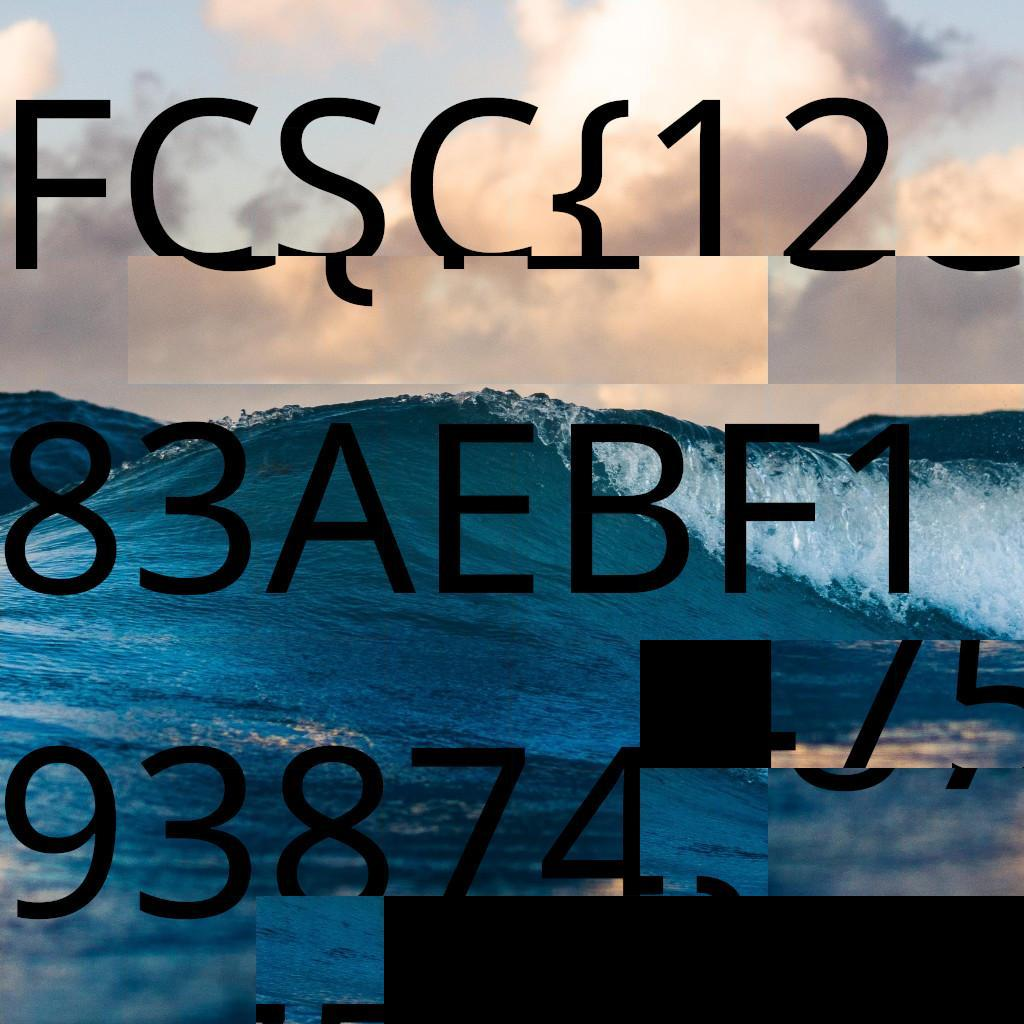

Python code for this plot:
from PIL import Image
import numpy

ct_image = Image.open('puzzle-trouble-easy.jpg')

assert ct_image.format == 'JPEG'
assert ct_image.mode == 'RGB'

ct_length, ct_height = ct_image.size
assert ct_image.size == (1024, 1024)

num_len = 8
block_size_len = ct_length // num_len # Number of blocks on the length
num_hei = 8
block_size_hei = ct_height // num_hei # Numer of blocks on the height

#ct_image.show()

ct_blocks = [[None for _ in range(num_hei)] for _ in range(num_len)]
for i in range(num_len):
    for j in range(num_hei):
        block = Image.new('RGB', (block_size_len, block_size_hei))
        for l in range(block_size_len):
            for h in range(block_size_hei):
                coord = (j * block_size_len + l, i * block_size_hei + h)
                (r, g, b) = ct_image.getpixel(coord)
                block.putpixel((l, h), (r, g, b))
        ct_blocks[i][j] = block

black_block = Image.new('RGB', (block_size_len, block_size_hei))

pt_blocks = [[ct_blocks[7][4], ct_blocks[5][6], ct_blocks[1][3], ct_blocks[7][3], ct_blocks[1][7], ct_blocks[4][1], ct_blocks[6][2], ct_blocks[2][5]],
            [ct_blocks[4][5], ct_blocks[7][0], ct_blocks[2][0], ct_blocks[1][4], ct_blocks[5][7], ct_blocks[4][6], ct_blocks[2][6], ct_blocks[4][0]],
            [ct_blocks[4][2], ct_blocks[5][1], ct_blocks[3][5], ct_blocks[6][7], ct_blocks[4][3], ct_blocks[6][6], ct_blocks[1][2], ct_blocks[6][3]],
            [ct_blocks[6][1], ct_blocks[4][7], ct_blocks[1][0], ct_blocks[2][7], ct_blocks[1][5], ct_blocks[0][1], ct_blocks[2][4], ct_blocks[0][6]],
            [ct_blocks[3][7], ct_blocks[0][5], ct_blocks[0][4], ct_blocks[2][1], ct_blocks[6][4], ct_blocks[5][0], ct_blocks[5][5], ct_blocks[7][1]],
            [ct_blocks[0][7], ct_blocks[3][2], ct_blocks[3][3], ct_blocks[0][2], ct_blocks[7][7], ct_blocks[0][0], ct_blocks[2][3], ct_blocks[7][6]],
            [ct_blocks[5][2], ct_blocks[6][0], ct_blocks[6][5], ct_blocks[5][3], ct_blocks[2][2], ct_blocks[7][5], ct_blocks[1][6], ct_blocks[3][1]],
            [ct_blocks[4][4], ct_blocks[5][4], ct_blocks[3][4], ct_blocks[7][2], ct_blocks[3][6], ct_blocks[0][3], ct_blocks[1][1], ct_blocks[3][0]]]

rest_blocks = [[black_block, black_block, black_block, black_block, black_block, black_block, black_block, black_block],
               [black_block, black_block, black_block, black_block, black_block, black_block, black_block, black_block],
               [black_block, black_block, black_block, black_block, black_block, black_block, black_block, black_block],
               [black_block, black_block, black_block, black_block, black_block, black_block, black_block, black_block],
               [black_block, black_block, black_block, black_block, black_block, black_block, black_block, black_block],
               [black_block, black_block, black_block, black_block, black_block, black_block, black_block, black_block],
               [black_block, black_block, black_block, black_block, black_block, black_block, black_block, black_block],
               [black_block, black_block, black_block, black_block, black_block, black_block, black_block, black_block]]

pt_image = Image.new('RGB', ct_image.size)
for i in range(num_len):
    for j in range(num_hei):
        block = pt_blocks[i][j]
        for l in range(block_size_len):
            for h in range(block_size_hei):
                coord = (l, h)
                (r, g, b) = block.getpixel(coord)
                pt_image.putpixel((j * block_size_len + l, i * block_size_hei + h), (r, g, b))

rest_image = Image.new('RGB', ct_image.size)
for i in range(num_len):
    for j in range(num_hei):
        block = rest_blocks[i][j]
        for l in range(block_size_len):
            for h in range(block_size_hei):
                coord = (l, h)
                (r, g, b) = block.getpixel(coord)
                rest_image.putpixel((j * block_size_len + l, i * block_size_hei + h), (r, g, b))

rest_image.save('puzzle-trouble-easy_rest.jpg')
pt_image.save('puzzle-trouble-easy_solution.jpg')